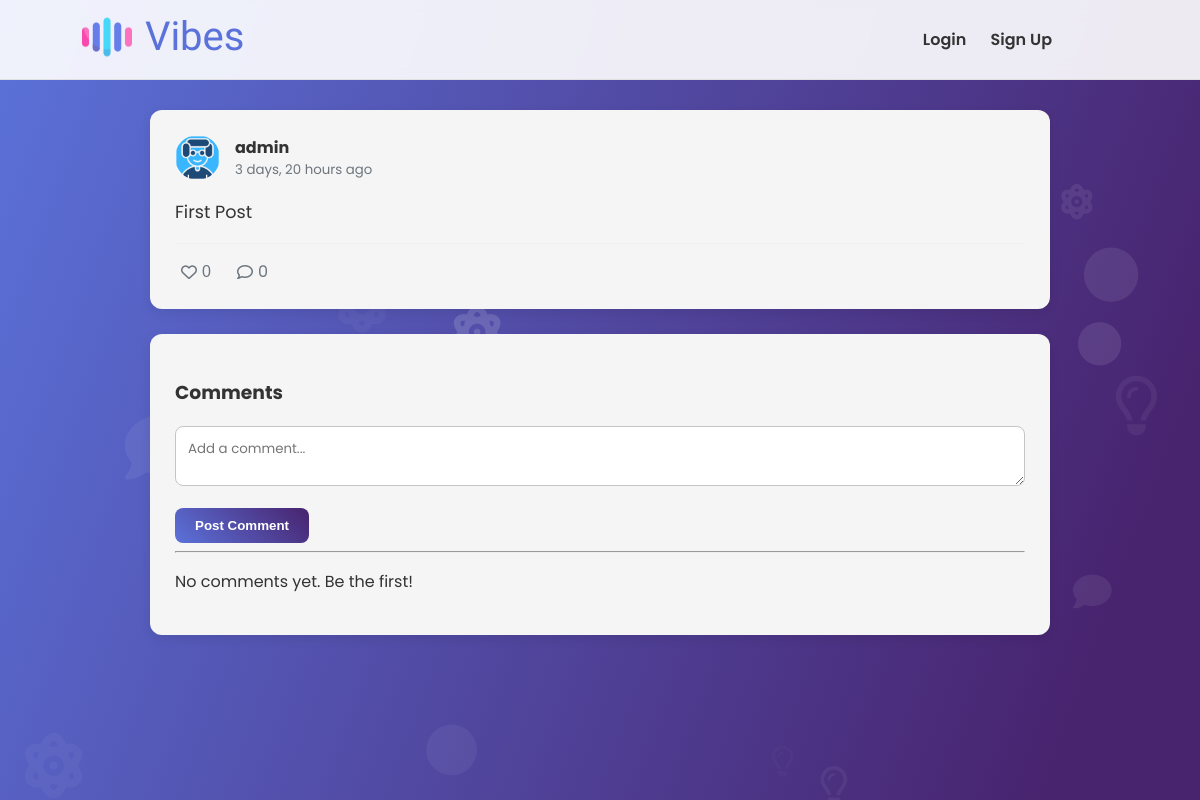
The app's page /post/2/ with its own data.
### core/models.py (models this page shows, shortened)
class Post(models.Model):
    author = models.ForeignKey(User, on_delete=models.CASCADE)
    content = models.TextField(max_length=280)
    created_at = models.DateTimeField(auto_now_add=True)
    likes = models.ManyToManyField(User, related_name='liked_posts', blank=True)
    class Meta:
        ordering = ['-created_at'] # Newest posts first

class Profile(models.Model):
    user = models.OneToOneField(User, on_delete=models.CASCADE)
    bio = models.TextField(blank=True)
    profile_pic = models.ImageField(upload_to='profile_pics', default='default_avatar.png')

### core/views.py (the view)
# urls.py: path('post/<int:pk>/', views.post_detail, name='post_detail'),
def post_detail(request, pk):
    post = get_object_or_404(Post, pk=pk)
    if request.method == 'POST':
        text = request.POST.get('comment_text')
        if text:
            Comment.objects.create(post=post, author=request.user, text=text)
            return redirect('post_detail', pk=post.pk)
    return render(request, 'core/post_detail.html', {'post': post})

### core/templates/core/post_detail.html (shortened to what this page needs)
{% extends 'base.html' %}
{% block content %}
<div class="post-detail-container">
    <div class="post-card card">
        <div class="post-header">
            <img src="{{ post.author.profile.profile_pic.url }}" class="avatar-small">
            <div>
                <strong><a href="{% url 'profile' post.author.username %}">{{ post.author.username }}</a></strong>
                <small class="text-muted">{{ post.created_at|timesince }} ago</small>
            </div>
        </div>
        <div class="post-content">
            <p>{{ post.content }}</p>
        </div>
        <div class="post-footer">
            <button class="like-btn" data-post-id="{{ post.id }}">
                <i class="fa-heart {% if user in post.likes.all %}fas{% else %}far{% endif %}"></i>
                <span id="likes-count-{{ post.id }}">{{ post.likes.count }}</span>
            </button>
            <span class="comment-btn">
                <i class="far fa-comment"></i> {{ post.comments.count }}
            </span>
        </div>
    </div>
    <div class="comments-section card">
        <h3>Comments</h3>
        <form method="post" class="comment-form">
            <textarea name="comment_text" placeholder="Add a comment..."></textarea>
            <button type="submit" class="btn btn-primary">Post Comment</button>
        </form>
        <hr>
        {% for comment in post.comments.all %}
        <div class="comment">
            <p><strong><a href="{% url 'profile' comment.author.username %}">{{ comment.author.username }}</a></strong>:
                {{ comment.text }}</p>
            <small class="text-muted">{{ comment.created_at|timesince }} ago</small>
        </div>
        {% empty %}
        <p>No comments yet. Be the first!</p>
        {% endfor %}
    </div>
</div>
{% endblock %}

### core/static/css/styles.css (style rules this page uses)
:root { --primary-color: #5b72da; --secondary-color: #48236e; --background-color: #e0e4eb; --card-bg: #f5f5f5; --text-color: #333; --text-muted: #6c757d; --font-family: 'Poppins', sans-serif; --border-radius: 12px; --box-shadow: 0 4px 12px rgba(0, 0, 0, 0.08); }
body { font-family: var(--font-family); background: linear-gradient(110deg, var(--primary-color) 0%, var(--secondary-color) 90%); background-attachment: fixed; color: var(--text-color); margin: 0; padding-top: 100px; }
.card { background: var(--card-bg); border-radius: var(--border-radius); box-shadow: var(--box-shadow); padding: 25px; margin-bottom: 25px; }
.btn { border: none; border-radius: 8px; padding: 10px 20px; font-weight: 600; cursor: pointer; transition: all 0.3s ease; }
.btn-primary { background: linear-gradient(45deg, var(--primary-color), var(--secondary-color)); color: white; }
.post-form-container textarea, .auth-form input, .comment-form textarea { width: 100%; padding: 12px; border: 1px solid #c6c4c4; border-radius: 8px; margin-bottom: 15px; box-sizing: border-box; font-family: inherit; }
.avatar-small { width: 45px; height: 45px; border-radius: 50%; margin-right: 15px; }
.post-header { display: flex; align-items: center; margin-bottom: 15px; }
.post-header a { text-decoration: none; color: var(--text-color); }
.post-header small { color: var(--text-muted); display: block; }
.post-content p { font-size: 1.1em; line-height: 1.6; }
.post-footer { display: flex; align-items: center; gap: 20px; padding-top: 15px; border-top: 1px solid #f0f0f0; }
.like-btn, .comment-btn { background: none; border: none; cursor: pointer; color: var(--text-muted); font-size: 1em; display: flex; align-items: center; gap: 5px; text-decoration: none; }
.comment-form textarea { height: 60px; }

### records on screen
Post: author.profile.profile_pic (placeholder picture), author.username "admin", created_at "3 days, 20 hours", content "First Post", likes.count "0", comments.count "0"
